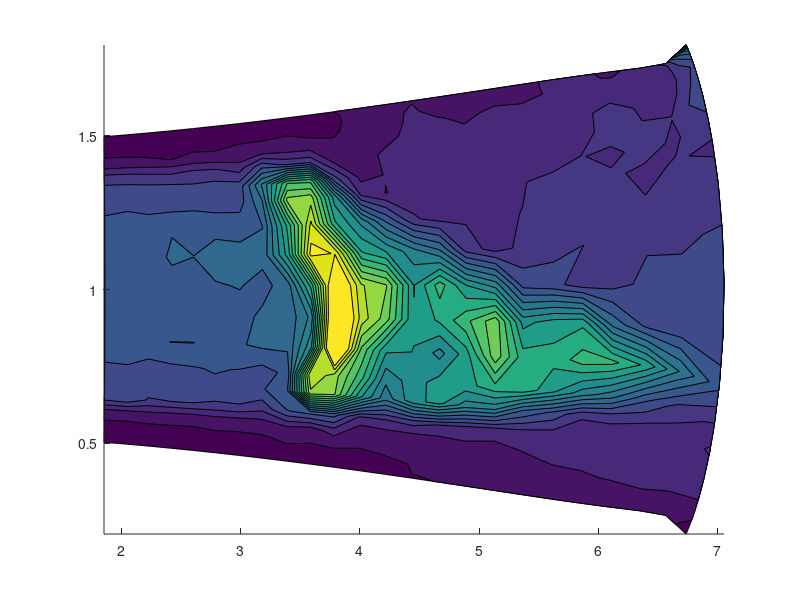

MATLAB code to generate this figure: (Note: this script raises an error after producing the figure.)
clear all;
clc;
close all;


%% Plot the BL data: Mean and Reynolds stress
pdfE = true;
res(1).name = 'coarse';
res(2).name = 'medium';
ref = 2;

% Figure name
figs(1).name = '2dspancorr';
figs(2).name = '1dspancorr';

% Plot symbols
res(1).sym = '--';
res(2).sym = '-.';

% Figure option
LW = 2;         % LineWidth
FSn = 25;       % FontSize labels
FSa = 18;       % FontSize axis
cmax = .2;      % Contour Level Max
Nc = 64;        % Number of contour level
Ht = 1.78;

%% Coarse
figure(1);
load('span_corr/cor.mat');
XX = XX/Ht;
YY = YY/Ht;
contourf(XX,YY+1,tay,[0:.01:.2],'edgecolor','none')


%% Correlation plots
%figure(2);hold on;
%x = [1:1:size(Cor,1)];

%plot(  x/x(end) *.5, Cor(:,1) ,'--','LineWidth',LW);
%plot(  x/x(end) *.5, Cor(:,106) ,'--','LineWidth',LW);
%plot(  x/x(end) *.5, Cor(:,399), '--','LineWidth',LW);

%% Medium
figure(1);hold on;
load('span_corr/med.mat');
XX = XX/Ht;
YY = YY/Ht;
contourf(XX,YY-1,tay,[0:cmax/Nc:cmax],'edgecolor','none')
colorbar;
axis equal
box on;
h1 = xlabel(['$x/ H_t$']);
set(h1,'Interpreter','latex','FontSize',FSn);
h2 = ylabel('$ y/H_t $');
set(h2,'Interpreter','latex','FontSize',FSn);
set(gca,'FontSize',FSa);



%% Correlation plots
figure(2);hold on;
x = [1:1:size(Cor,1)];
plot(  x/x(end) *.5, Cor(:,1) ,'k-','LineWidth',LW);
plot(  x/x(end) *.5, Cor(:,106),'k--' ,'LineWidth',LW);
plot(  x/x(end) *.5, Cor(:,237),'k-.','LineWidth',LW);
box on;
h1 = xlabel(['$z/ H_t$']);
set(h1,'Interpreter','latex','FontSize',FSn);
h2 = ylabel('$ R_{11}(u) $');
set(h2,'Interpreter','latex','FontSize',FSn);
set(gca,'FontSize',FSa);


% Save the figures and convert them to .pdf
if (pdfE)
    for i=1 : size (figs , 2)
        fname = [ '../figs/',figs(i).name , '.eps' ];
        figure(i);
        print('-depsc2',fname)
        eps2pdf(fname)
        delete(fname)
    end
end



